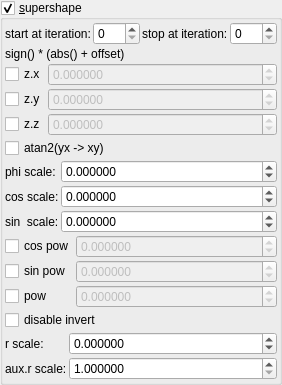
    <widget class="MyGroupBox" name="groupCheck_transf_function_enabledP_false">
     <property name="title">
      <string>&amp;supershape</string>
     </property>
     <property name="checkable">
      <bool>true</bool>
     </property>
     <layout class="QVBoxLayout" name="verticalLayout_17" stretch="0,0,0,0,0,0,0,0">
      <property name="spacing">
       <number>2</number>
      </property>
      <property name="leftMargin">
       <number>2</number>
      </property>
      <property name="topMargin">
       <number>2</number>
      </property>
      <property name="rightMargin">
       <number>2</number>
      </property>
      <property name="bottomMargin">
       <number>2</number>
      </property>
      <item>
       <layout class="QHBoxLayout" name="horizontalLayout_20" stretch="0,1,0,1">
        <item>
         <widget class="QLabel" name="label_101">
          <property name="text">
           <string>start at iteration:</string>
          </property>
         </widget>
        </item>
        <item>
         <widget class="MySpinBox" name="spinboxInt_transf_start_iterations_P">
          <property name="sizePolicy">
           <sizepolicy hsizetype="Minimum" vsizetype="Maximum">
            <horstretch>0</horstretch>
            <verstretch>0</verstretch>
           </sizepolicy>
          </property>
          <property name="minimum">
           <number>0</number>
          </property>
          <property name="maximum">
           <number>999</number>
          </property>
          <property name="value">
           <number>0</number>
          </property>
         </widget>
        </item>
        <item>
         <widget class="QLabel" name="label_73">
          <property name="text">
           <string>stop at iteration:</string>
          </property>
         </widget>
        </item>
        <item>
         <widget class="MySpinBox" name="spinboxInt_transf_stop_iterations_P1">
          <property name="sizePolicy">
           <sizepolicy hsizetype="Preferred" vsizetype="Maximum">
            <horstretch>0</horstretch>
            <verstretch>0</verstretch>
           </sizepolicy>
          </property>
          <property name="maximum">
           <number>999</number>
          </property>
         </widget>
        </item>
       </layout>
      </item>
      <item>
       <widget class="QLabel" name="label_18">
        <property name="text">
         <string notr="true">sign() * (abs() + offset)</string>
        </property>
       </widget>
      </item>
      <item>
       <layout class="QGridLayout" name="gridLayout_4" columnstretch="0,1">
        <property name="spacing">
         <number>2</number>
        </property>
        <item row="1" column="1">
         <widget class="MyDoubleSpinBox" name="spinbox3_transf_offset_000_y">
          <property name="enabled">
           <bool>false</bool>
          </property>
          <property name="sizePolicy">
           <sizepolicy hsizetype="Minimum" vsizetype="Maximum">
            <horstretch>0</horstretch>
            <verstretch>0</verstretch>
           </sizepolicy>
          </property>
          <property name="prefix">
           <string/>
          </property>
          <property name="suffix">
           <string/>
          </property>
          <property name="decimals">
           <number>6</number>
          </property>
          <property name="minimum">
           <double>-99.989999999999995</double>
          </property>
          <property name="maximum">
           <double>99.989999999999995</double>
          </property>
          <property name="singleStep">
           <double>0.100000000000000</double>
          </property>
         </widget>
        </item>
        <item row="2" column="1">
         <widget class="MyDoubleSpinBox" name="spinbox3_transf_offset_000_z">
          <property name="enabled">
           <bool>false</bool>
          </property>
          <property name="sizePolicy">
           <sizepolicy hsizetype="Minimum" vsizetype="Maximum">
            <horstretch>0</horstretch>
            <verstretch>0</verstretch>
           </sizepolicy>
          </property>
          <property name="prefix">
           <string/>
          </property>
          <property name="suffix">
           <string/>
          </property>
          <property name="decimals">
           <number>6</number>
          </property>
          <property name="minimum">
           <double>-99.989999999999995</double>
          </property>
          <property name="maximum">
           <double>99.989999999999995</double>
          </property>
          <property name="singleStep">
           <double>0.100000000000000</double>
          </property>
         </widget>
        </item>
        <item row="1" column="0">
         <widget class="MyCheckBox" name="checkBox_transf_function_enabledy_false">
          <property name="text">
           <string notr="true">z.y</string>
          </property>
         </widget>
        </item>
        <item row="2" column="0">
         <widget class="MyCheckBox" name="checkBox_transf_function_enabledz_false">
          <property name="text">
           <string notr="true">z.z</string>
          </property>
         </widget>
        </item>
        <item row="0" column="1">
         <widget class="MyDoubleSpinBox" name="spinbox3_transf_offset_000_x">
          <property name="enabled">
           <bool>false</bool>
          </property>
          <property name="sizePolicy">
           <sizepolicy hsizetype="Minimum" vsizetype="Maximum">
            <horstretch>0</horstretch>
            <verstretch>0</verstretch>
           </sizepolicy>
          </property>
          <property name="prefix">
           <string/>
          </property>
          <property name="suffix">
           <string/>
          </property>
          <property name="decimals">
           <number>6</number>
          </property>
          <property name="minimum">
           <double>-99.989999999999995</double>
          </property>
          <property name="maximum">
           <double>99.989999999999995</double>
          </property>
          <property name="singleStep">
           <double>0.100000000000000</double>
          </property>
         </widget>
        </item>
        <item row="0" column="0">
         <widget class="MyCheckBox" name="checkBox_transf_function_enabledx_false">
          <property name="text">
           <string notr="true">z.x</string>
          </property>
         </widget>
        </item>
       </layout>
      </item>
      <item>
       <widget class="MyCheckBox" name="checkBox_transf_function_enabledSw_false">
        <property name="text">
         <string>atan2(yx -&gt; xy)</string>
        </property>
       </widget>
      </item>
      <item>
       <layout class="QGridLayout" name="gridLayout_3" columnstretch="0,1">
        <property name="spacing">
         <number>2</number>
        </property>
        <item row="1" column="0">
         <widget class="QLabel" name="label_15">
          <property name="text">
           <string notr="true">cos scale:</string>
          </property>
         </widget>
        </item>
        <item row="0" column="0">
         <widget class="QLabel" name="label_17">
          <property name="text">
           <string notr="true">phi scale:</string>
          </property>
         </widget>
        </item>
        <item row="2" column="0">
         <widget class="QLabel" name="label_14">
          <property name="text">
           <string notr="true">sin  scale:</string>
          </property>
         </widget>
        </item>
        <item row="1" column="1">
         <widget class="MyDoubleSpinBox" name="spinbox3_transf_constant_multiplierA_111_y">
          <property name="sizePolicy">
           <sizepolicy hsizetype="Minimum" vsizetype="Maximum">
            <horstretch>0</horstretch>
            <verstretch>0</verstretch>
           </sizepolicy>
          </property>
          <property name="prefix">
           <string/>
          </property>
          <property name="suffix">
           <string/>
          </property>
          <property name="decimals">
           <number>6</number>
          </property>
          <property name="minimum">
           <double>-99.989999999999995</double>
          </property>
          <property name="maximum">
           <double>99.989999999999995</double>
          </property>
          <property name="singleStep">
           <double>0.100000000000000</double>
          </property>
         </widget>
        </item>
        <item row="2" column="1">
         <widget class="MyDoubleSpinBox" name="spinbox3_transf_constant_multiplierA_111_z">
          <property name="sizePolicy">
           <sizepolicy hsizetype="Minimum" vsizetype="Maximum">
            <horstretch>0</horstretch>
            <verstretch>0</verstretch>
           </sizepolicy>
          </property>
          <property name="prefix">
           <string/>
          </property>
          <property name="suffix">
           <string/>
          </property>
          <property name="decimals">
           <number>6</number>
          </property>
          <property name="minimum">
           <double>-99.989999999999995</double>
          </property>
          <property name="maximum">
           <double>99.989999999999995</double>
          </property>
          <property name="singleStep">
           <double>0.100000000000000</double>
          </property>
         </widget>
        </item>
        <item row="0" column="1">
         <widget class="MyDoubleSpinBox" name="spinbox3_transf_constant_multiplierA_111_x">
          <property name="sizePolicy">
           <sizepolicy hsizetype="Minimum" vsizetype="Maximum">
            <horstretch>0</horstretch>
            <verstretch>0</verstretch>
           </sizepolicy>
          </property>
          <property name="prefix">
           <string/>
          </property>
          <property name="suffix">
           <string/>
          </property>
          <property name="decimals">
           <number>6</number>
          </property>
          <property name="minimum">
           <double>-99.989999999999995</double>
          </property>
          <property name="maximum">
           <double>99.989999999999995</double>
          </property>
          <property name="singleStep">
           <double>0.100000000000000</double>
          </property>
         </widget>
        </item>
       </layout>
      </item>
      <item>
       <layout class="QGridLayout" name="gridLayout_6" columnstretch="0,1">
        <property name="spacing">
         <number>2</number>
        </property>
        <item row="2" column="1">
         <widget class="MyDoubleSpinBox" name="spinbox3_transf_constant_multiplierB_111_z">
          <property name="enabled">
           <bool>false</bool>
          </property>
          <property name="sizePolicy">
           <sizepolicy hsizetype="Minimum" vsizetype="Maximum">
            <horstretch>0</horstretch>
            <verstretch>0</verstretch>
           </sizepolicy>
          </property>
          <property name="prefix">
           <string/>
          </property>
          <property name="suffix">
           <string/>
          </property>
          <property name="decimals">
           <number>6</number>
          </property>
          <property name="minimum">
           <double>-99.989999999999995</double>
          </property>
          <property name="maximum">
           <double>99.989999999999995</double>
          </property>
          <property name="singleStep">
           <double>0.100000000000000</double>
          </property>
         </widget>
        </item>
        <item row="0" column="1">
         <widget class="MyDoubleSpinBox" name="spinbox3_transf_constant_multiplierB_111_x">
          <property name="enabled">
           <bool>false</bool>
          </property>
          <property name="sizePolicy">
           <sizepolicy hsizetype="Minimum" vsizetype="Maximum">
            <horstretch>0</horstretch>
            <verstretch>0</verstretch>
           </sizepolicy>
          </property>
          <property name="prefix">
           <string/>
          </property>
          <property name="suffix">
           <string/>
          </property>
          <property name="decimals">
           <number>6</number>
          </property>
          <property name="minimum">
           <double>-99.989999999999995</double>
          </property>
          <property name="maximum">
           <double>99.989999999999995</double>
          </property>
          <property name="singleStep">
           <double>0.100000000000000</double>
          </property>
         </widget>
        </item>
        <item row="0" column="0">
         <widget class="MyCheckBox" name="checkBox_transf_function_enabledCx_false">
          <property name="text">
           <string>cos pow</string>
          </property>
         </widget>
        </item>
        <item row="2" column="0">
         <widget class="MyCheckBox" name="checkBox_transf_function_enabledO_false">
          <property name="text">
           <string>pow</string>
          </property>
         </widget>
        </item>
        <item row="1" column="0">
         <widget class="MyCheckBox" name="checkBox_transf_function_enabledCy_false">
          <property name="text">
           <string>sin pow</string>
          </property>
         </widget>
        </item>
        <item row="1" column="1">
         <widget class="MyDoubleSpinBox" name="spinbox3_transf_constant_multiplierB_111_y">
          <property name="enabled">
           <bool>false</bool>
          </property>
          <property name="sizePolicy">
           <sizepolicy hsizetype="Minimum" vsizetype="Maximum">
            <horstretch>0</horstretch>
            <verstretch>0</verstretch>
           </sizepolicy>
          </property>
          <property name="prefix">
           <string/>
          </property>
          <property name="suffix">
           <string/>
          </property>
          <property name="decimals">
           <number>6</number>
          </property>
          <property name="minimum">
           <double>-99.989999999999995</double>
          </property>
          <property name="maximum">
           <double>99.989999999999995</double>
          </property>
          <property name="singleStep">
           <double>0.100000000000000</double>
          </property>
         </widget>
        </item>
       </layout>
      </item>
      <item>
       <widget class="MyCheckBox" name="checkBox_transf_function_enabledR_false">
        <property name="text">
         <string>disable invert</string>
        </property>
       </widget>
      </item>
      <item>
       <layout class="QGridLayout" name="gridLayout_20" columnstretch="0,1">
        <property name="spacing">
         <number>2</number>
        </property>
        <item row="1" column="0">
         <widget class="QLabel" name="label_20">
          <property name="text">
           <string>aux.r scale:</string>
          </property>
         </widget>
        </item>
        <item row="0" column="1">
         <widget class="MyDoubleSpinBox" name="spinbox_transf_minimum_radius_0">
          <property name="sizePolicy">
           <sizepolicy hsizetype="Minimum" vsizetype="Maximum">
            <horstretch>0</horstretch>
            <verstretch>0</verstretch>
           </sizepolicy>
          </property>
          <property name="prefix">
           <string/>
          </property>
          <property name="suffix">
           <string/>
          </property>
          <property name="decimals">
           <number>6</number>
          </property>
          <property name="minimum">
           <double>-99.989999999999995</double>
          </property>
          <property name="maximum">
           <double>99.989999999999995</double>
          </property>
          <property name="singleStep">
           <double>0.100000000000000</double>
          </property>
         </widget>
        </item>
        <item row="0" column="0">
         <widget class="QLabel" name="label_21">
          <property name="text">
           <string>r scale:</string>
          </property>
         </widget>
        </item>
        <item row="1" column="1">
         <widget class="MyDoubleSpinBox" name="spinbox_transf_radius_1">
          <property name="sizePolicy">
           <sizepolicy hsizetype="Minimum" vsizetype="Maximum">
            <horstretch>0</horstretch>
            <verstretch>0</verstretch>
           </sizepolicy>
          </property>
          <property name="prefix">
           <string/>
          </property>
          <property name="suffix">
           <string/>
          </property>
          <property name="decimals">
           <number>6</number>
          </property>
          <property name="minimum">
           <double>1.000000000000000</double>
          </property>
          <property name="maximum">
           <double>99.989999999999995</double>
          </property>
          <property name="singleStep">
           <double>0.100000000000000</double>
          </property>
         </widget>
        </item>
       </layout>
      </item>
     </layout>
    </widget>
